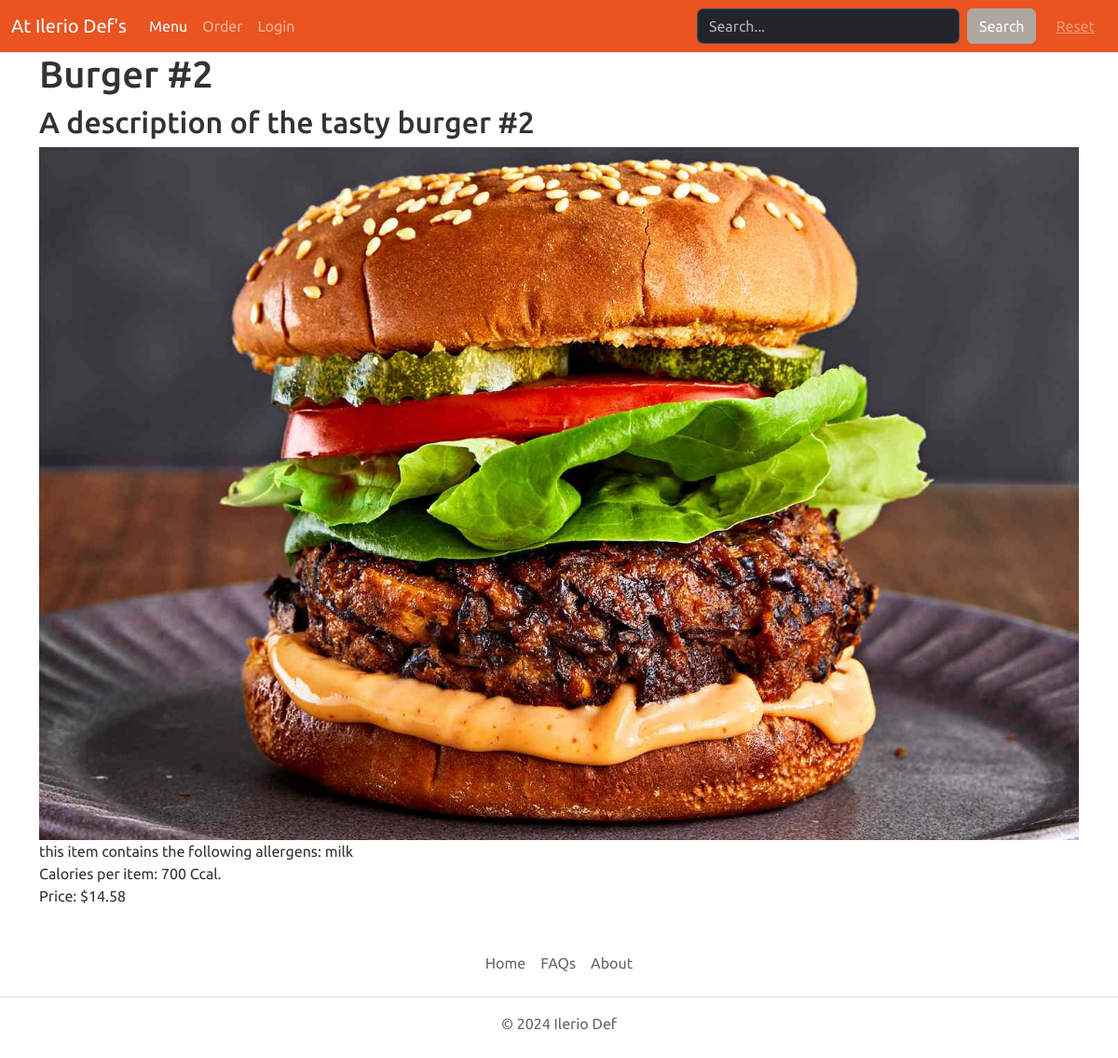
The app's page /item/2 with its own data.
### menu/models.py (models this page shows, shortened)
class Item(models.Model):
    name = models.CharField(max_length=50)
    description = models.TextField()
    calories = models.IntegerField()
    allergies = models.ManyToManyField(Allergen, blank=True)
    image = models.ImageField(blank=True)
    category = models.ForeignKey(Category, on_delete=models.CASCADE)
    price = models.DecimalField(max_digits=10, decimal_places=2)
    class Meta:
        ordering = ["category"]
    @property
    def get_allergens(self):
        allergens = Allergen.objects.filter(item__id=self.id)
        if allergens:
            allergens_list = []
            for allergen in allergens:
                allergens_list.append(allergen.name)
            return allergens_list
        return None
    @property
    def get_image_url(self):
        if self.image:
            return self.image.url
        else:
            return "https://placehold.co/600x400.png"

class Allergen(models.Model):
    name = models.CharField(max_length=50)

### menu/views.py (the view)
# urls.py: path("item/<int:pk>", ItemDetailView.as_view(), name="item"),
class ItemDetailView(DetailView):
    model = Item

### menu/templates/menu/item_detail.html
{% extends "core/base.html" %}
{% load static %}
{% block content %}
<h1>{{ item.name }}</h1>
<h2>{{ item.description }}</h2>
<div class="">
    <img class="img-fluid" src="{{ item.get_image_url }}">
</div>
{% if item.get_allergens %}
    <div class="">this item contains the following allergens: {{ item.get_allergens | join:"," }}</div>
    <div class="">Calories per item: {{ item.calories }} Ccal.</div>
    <div>Price: ${{ item.price }}</div>
{% endif %}
{% endblock %}

### records on screen
Item: name "Burger #2", description "A description of the tasty burger #2", get_image_url (picture), get_allergens "milk", calories "700", price "14.58"
